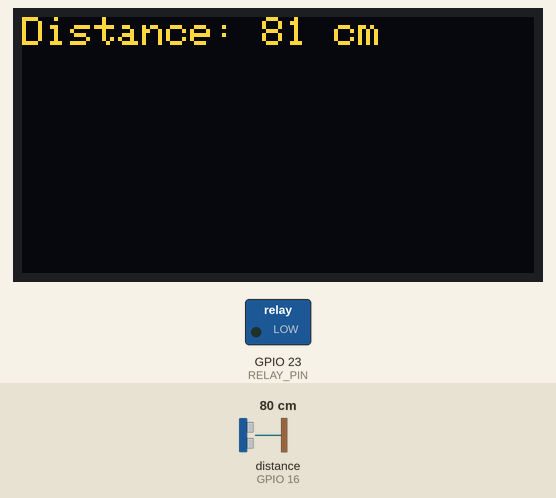
Simulated run of this sketch. Board: ESP32. Shown: 128×64 one-colour display, switched loads named in the sketch (green lamp = pin HIGH). Dashed ring = blinking. Inputs (shaded band) come from the test bench; at power-on: distance to the obstacle (sensor on GPIO 16) 80 cm. The echo pulse lasts 58.3 µs per cm; the OLED is the two-colour kind (top 16 rows yellow).

Above: at 3.2 s.
3.3 s: distance to the obstacle (sensor on GPIO 16) set to 53 cm
At 4.1 s:
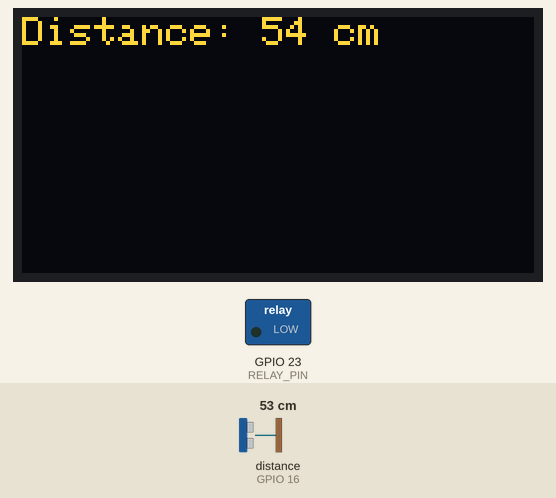
5.1 s: distance to the obstacle (sensor on GPIO 16) set to 46 cm
At 6.0 s:
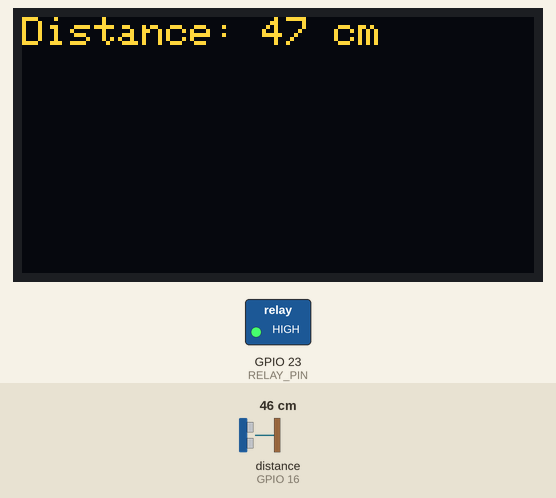
8.2 s: distance to the obstacle (sensor on GPIO 16) set to 2 cm
At 10.7 s:
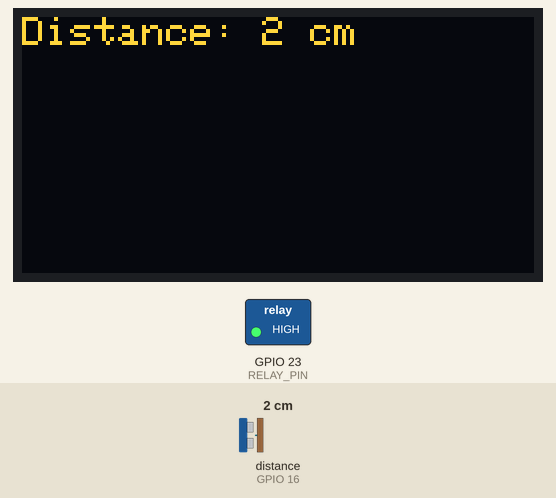
Timing chart, 0 to 16.9 s (numbered marks = the images above; inputs shaded):
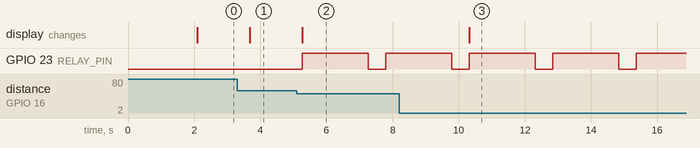

The sketch:

SMART_DOOR_LOCK_USING_OLED.ino
```cpp
#include <Wire.h>
#include <Adafruit_GFX.h>
#include <Adafruit_SSD1306.h>
#include <NewPing.h>
#include <WiFi.h>
#define OLED_RESET    -1
#define SCREEN_WIDTH  128
#define SCREEN_HEIGHT 64
Adafruit_SSD1306 display(SCREEN_WIDTH, SCREEN_HEIGHT, &Wire, OLED_RESET);

#define TRIGGER_PIN   17
#define ECHO_PIN      16
#define MAX_DISTANCE  200
NewPing sonar(TRIGGER_PIN, ECHO_PIN, MAX_DISTANCE);

#define RELAY_PIN     23
#define DOOR_LOCK_TIME 2000

void setup() {
  Serial.begin(115200);
  pinMode(RELAY_PIN, OUTPUT);
  display.begin(SSD1306_SWITCHCAPVCC, 0x3C);
  display.clearDisplay();
  display.setTextColor(SSD1306_WHITE);
  display.setTextSize(1);
  display.setCursor(0, 0);
  display.println("Smart Door Lock");
  display.display();
  delay(2000);
  display.clearDisplay();
}

void loop() {
  unsigned int distance = sonar.ping_cm();
  display.clearDisplay();
  display.setCursor(0, 0);
  display.print("Distance: ");
  display.print(distance);
  display.println(" cm");
  display.display();


  if (distance < 50) {
    unlockDoor();
  }

  delay(500);
}

void unlockDoor() {
  digitalWrite(RELAY_PIN, HIGH);
  delay(DOOR_LOCK_TIME);
  digitalWrite(RELAY_PIN, LOW);
}
```

Measured:
- the behaviour switches between 49 and 48 cm on distance to the obstacle (sensor on GPIO 16) (found by bisection; images 1 and 2)
- after the input at 3.3 s, the display: changes after 0.38 s (image 1)
- after the input at 5.1 s, GPIO 23 (RELAY_PIN): LOW → HIGH after 0.17 s, → LOW 2.0 s later, → HIGH 0.53 s later; the display: changes after 0.17 s (image 2)
- after the input at 8.2 s, the display: changes after 2.1 s (image 3)
